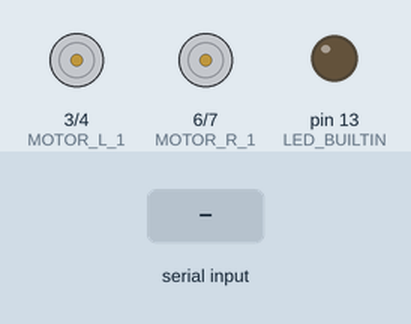
Simulated run of this sketch. Board: Arduino Uno, built with avr-gcc and run on an emulated ATmega328P. On the bench: motor-driver pin pairs drawn as motors (green arrow = first pin HIGH = forward, orange = second pin HIGH = backward, longer = more drive), output pins drawn as LEDs (lit = HIGH). Inputs (shaded band) come from the test bench. What the sketch prints to the serial monitor is not drawn.

Above: at 1.2 s.
1.3 s: "F" received over Serial
At 1.9 s:
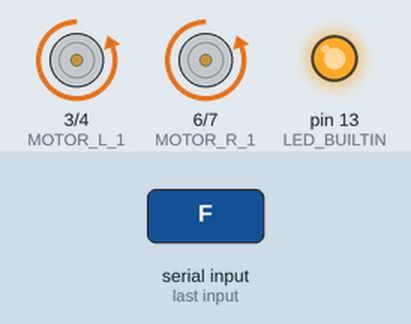
2.8 s: "S" received over Serial
At 3.1 s:
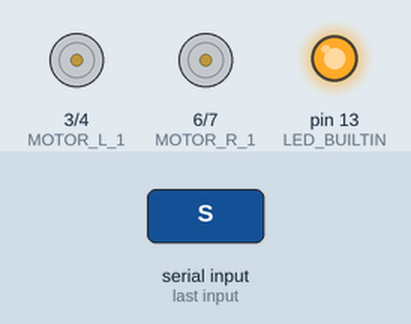
4.3 s: "G" received over Serial
At 5.4 s:
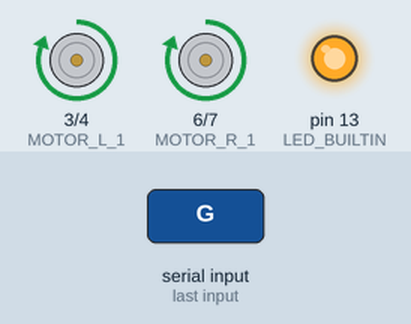
5.8 s: "L" received over Serial
At 6.6 s:
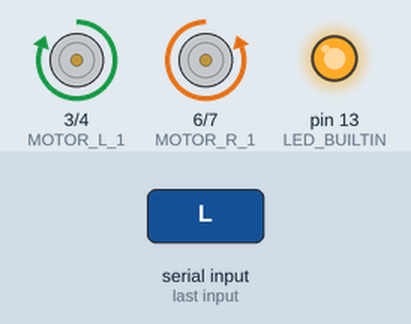
7.3 s: "R" received over Serial
At 7.7 s:
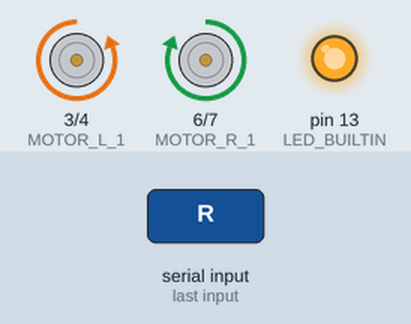
Timing chart, 0 to 9.8 s (numbered marks = the images above; inputs shaded):
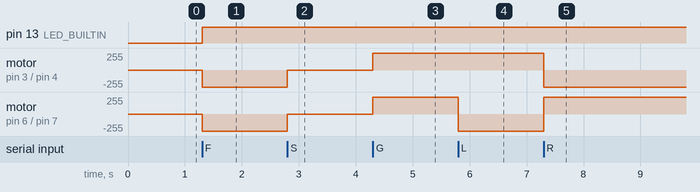

Measured:
- after the input at 1.3 s, pin 13 (LED_BUILTIN): LOW → HIGH at once; motor on pin 3 (MOTOR_L_1) / pin 4 (MOTOR_L_2), motor on pin 6 (MOTOR_R_1) / pin 7 (MOTOR_R_2): stopped → backward 255/255 at once
- after the input at 2.8 s, motor on pin 3 (MOTOR_L_1) / pin 4 (MOTOR_L_2), motor on pin 6 (MOTOR_R_1) / pin 7 (MOTOR_R_2): backward 255/255 → stopped at once
- after the input at 4.3 s, motor on pin 3 (MOTOR_L_1) / pin 4 (MOTOR_L_2), motor on pin 6 (MOTOR_R_1) / pin 7 (MOTOR_R_2): stopped → forward 255/255 at once
- after the input at 5.8 s, motor on pin 6 (MOTOR_R_1) / pin 7 (MOTOR_R_2): forward 255/255 → backward 255/255 at once
- after the input at 7.3 s, motor on pin 3 (MOTOR_L_1) / pin 4 (MOTOR_L_2): forward 255/255 → backward 255/255 at once; motor on pin 6 (MOTOR_R_1) / pin 7 (MOTOR_R_2): backward 255/255 → forward 255/255 at once

The sketch:

control-8266-v2.ino
```cpp
// #include <Servo.h>
// #include <SoftwareSerial.h>

// SoftwareSerial mySerial(7, 8); // RX, TX
#define MOTOR_L_1 3
#define MOTOR_L_2 4
#define MOTOR_R_1 6
#define MOTOR_R_2 7


void setup() {
  pinMode(MOTOR_L_1, OUTPUT);
  pinMode(MOTOR_L_2, OUTPUT);
  pinMode(MOTOR_R_1, OUTPUT);
  pinMode(MOTOR_R_2, OUTPUT);
  Serial.begin(9600);
  // mySerial.begin(9600);
  pinMode(LED_BUILTIN, OUTPUT);

}
// R-HIGH
int maxspeed = 100;
char code;

void loop() {

  if (Serial.available()){
    code = Serial.read();
    Serial.print(code);
  }

    if (code == 'F') {  // di thang
      digitalWrite(LED_BUILTIN, HIGH);  // turn the LED on (HIGH is the voltage level)
      forward();
    } else if (code == 'S') {
      // digitalWrite(LED_BUILTIN, LOW);
        digitalWrite(MOTOR_L_1, LOW);
        digitalWrite(MOTOR_L_2, LOW);
                digitalWrite(MOTOR_R_1, LOW);
        digitalWrite(MOTOR_R_2, LOW);
    } else if (code == 'G') {
      backward();
    } else if (code == 'Q') {
      forwardLeft();
    } else if (code == 'E') {
      forwardRight();
    } else if (code == 'L') {
      left();
    } else if (code == 'R') {
      right();
    } else if (code == 'Z') {
      backwardLeft();
    } else if (code == 'C') {
      backwardRight();
    }
}

// ###################################################### CONTROL MOTOR CAR ==============================================
void stop() {
  motor_l_tien(0);
  motor_r_tien(0);
}

void forward() {
  motor_l_tien(maxspeed);
  motor_r_tien(maxspeed);
}

void forwardLeft() {
  motor_l_tien(0);
  motor_r_tien(maxspeed);
}

void forwardRight() {
  motor_l_tien(maxspeed);
  motor_r_tien(0);
}

void backward() {
  motor_r_lui(maxspeed*3/4);
  motor_l_lui(maxspeed*3/4);
}

void backwardLeft() {
  motor_l_lui(maxspeed);
  motor_r_tien(0);
}

void backwardRight() {
  motor_l_tien(0);
  motor_r_lui(maxspeed);
}

void left() {
  motor_l_lui(maxspeed*3/4);
  motor_r_tien(maxspeed*3/4);
}
void right() {
  motor_r_lui(maxspeed*3/4);
  motor_l_tien(maxspeed*3/4);
}

void motor_l_tien(int speed){
  digitalWrite(MOTOR_L_1, LOW);
  digitalWrite(MOTOR_L_2, HIGH);
}
void motor_l_lui(int speed){
  digitalWrite(MOTOR_L_1, HIGH);
  digitalWrite(MOTOR_L_2, LOW);
  // Serial.print("HIGH");
}
void motor_r_tien(int speed){
  digitalWrite(MOTOR_R_1, LOW);
  digitalWrite(MOTOR_R_2, HIGH);
}
void motor_r_lui(int speed){
  digitalWrite(MOTOR_R_1, HIGH);
  digitalWrite(MOTOR_R_2, LOW);
  // Serial.print("HIGH");
}
```
